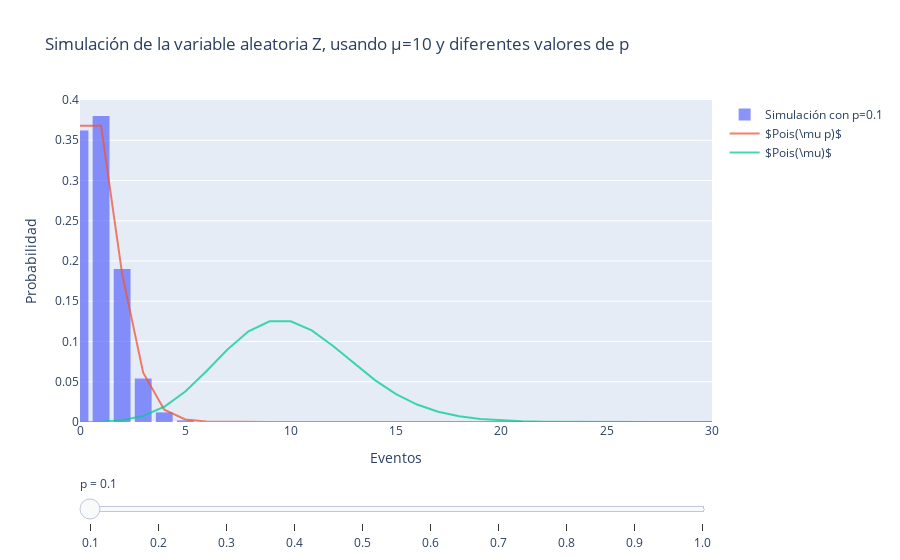

The cell this chart's notebook holds for it:
### Markdown cell above
## Solución
### Set-up:

* Simular variables aleatorias `k=np.random.poisson(lam=10)`.

* Simular `k` variables aleatorias de Bernoulli `x=np.random.binomial(n=1, p=0.7, size=k)`.

* Calcular una nueva variable aleatoria `z=x.sum()`, que sea su suma.

* Realizar `n_ensemble=1000` simulaciones.

* Comparar con una distribución de Poisson exacta.

### Observaciones:

* Sean $Y \sim Pois(\mu)$ y $X_i \sim Bernoulli(p)$, entonces se observa que la variable aleatoria $Z = \sum_{i=1}^k X_i$ sigue una distribución

$$
Z \sim Pois(\mu p)
$$

* De esta manera, recuperamos la distribución original $Pois(\mu)$ si $p=1$. A menores valores de $p$, tenemos una menor probabilidad de éxito en los ensayos de Bernoulli, lo cual disminuye nuestra media.

### Code cell
"""Ejercicio 10 (Para entregar)"""
import numpy as np
import pandas as pd
from scipy.stats import poisson
import plotly.graph_objects as go

np.random.seed(42)


class CalcularZ:
    """Simulacion de suma de variables de Bernoulli, cuya cantidad sigue una distribucion de Poisson."""

    def __init__(self, mu=10, p=0.7):
        self.mu = mu
        self.p = p

    def __call__(self):
        k = np.random.poisson(lam=self.mu)
        z = np.random.binomial(n=1, p=self.p, size=k).sum()
        return {"z": z, "k": k, "p": self.p}


def distribucion_poisson(mu=10, k_max=100):
    """Distribucion de Poisson."""
    k = np.arange(k_max + 1)
    return k, poisson(mu=mu).pmf(k)


def graficar_slider(fig, ps):
    """Crear un slider para un conjunto de figuras."""
    fig.data[0].visible = True
    fig.data[1].visible = True
    steps = []
    for i in range(len(ps)):
        step = dict(
            method="update",
            args=[
                {"visible": [False] * len(fig.data)},
                {"label": f"p={ps[i]:.1f}"},
            ],
        )
        step["args"][0]["visible"][2 * i] = True
        step["args"][0]["visible"][2 * i + 1] = True
        step["args"][0]["visible"][-1] = True
        steps.append(step)

    sliders = [
        dict(
            currentvalue={"prefix": "p = "},
            steps=steps,
            pad={"t": 50},
        )
    ]

    fig.update_layout(
        sliders=sliders,
    )
    for i, p in enumerate(ps):
        fig["layout"]["sliders"][0]["steps"][i]["label"] = f"{p:.1f}"


def graficar_ej10(mu, ps, resultados):
    """Graficar el ejercicio 10."""
    fig = go.Figure()
    for p in ps:
        fig.add_trace(
            go.Histogram(
                x=resultados[resultados["p"] == p]["z"],
                histnorm="probability",
                name=f"Simulación con p={p:.1f}",
                visible=False,
            )
        )
        k, dist = distribucion_poisson(mu=mu * p)
        fig.add_trace(go.Scatter(x=k, y=dist, name=r"$Pois(\mu p)$", visible=False))
    k, dist = distribucion_poisson(mu=mu)
    fig.add_trace(go.Scatter(x=k, y=dist, name=r"$Pois(\mu)$"))
    fig.update_xaxes(
        title_text="Eventos",
        range=[0, 30],
    )
    fig.update_yaxes(
        title_text="Probabilidad",
        range=[0, 0.4],
    )
    fig.update_traces(opacity=0.75)
    fig.update_layout(
        title_text=rf"Simulación de la variable aleatoria Z, usando μ={mu} y diferentes valores de p",
        bargap=0.2,
    )
    graficar_slider(fig, ps=ps)
    fig.show(renderer="plotly_mimetype")


def ej10():
    """Ejercicio 10."""
    mu = 10
    ps = np.linspace(0.1, 1.0, 10)
    n_ensemble = 1000
    resultados = []
    for p in ps:
        for _ in range(n_ensemble):
            juego = CalcularZ(mu=mu, p=p)
            resultados.append(juego())
    resultados = pd.DataFrame(resultados)
    graficar_ej10(mu=mu, ps=ps, resultados=resultados)


if __name__ == "__main__":
    ej10()
